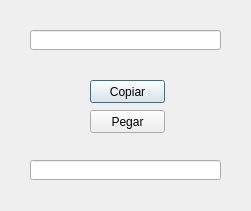
<?xml version="1.0" encoding="UTF-8"?>
<ui version="4.0">
 <class>frmCopiarPegar</class>
 <widget class="QDialog" name="frmCopiarPegar">
  <property name="geometry">
   <rect>
    <x>0</x>
    <y>0</y>
    <width>251</width>
    <height>211</height>
   </rect>
  </property>
  <property name="windowTitle">
   <string>Copiar y Pegar Texto</string>
  </property>
  <widget class="QLineEdit" name="txtTexto1">
   <property name="geometry">
    <rect>
     <x>30</x>
     <y>30</y>
     <width>191</width>
     <height>20</height>
    </rect>
   </property>
  </widget>
  <widget class="QLineEdit" name="txtTexto2">
   <property name="geometry">
    <rect>
     <x>30</x>
     <y>160</y>
     <width>191</width>
     <height>20</height>
    </rect>
   </property>
  </widget>
  <widget class="QPushButton" name="btnCopiar">
   <property name="geometry">
    <rect>
     <x>90</x>
     <y>80</y>
     <width>75</width>
     <height>23</height>
    </rect>
   </property>
   <property name="text">
    <string>Copiar</string>
   </property>
  </widget>
  <widget class="QPushButton" name="btnPegar">
   <property name="geometry">
    <rect>
     <x>90</x>
     <y>110</y>
     <width>75</width>
     <height>23</height>
    </rect>
   </property>
   <property name="text">
    <string>Pegar</string>
   </property>
  </widget>
 </widget>
 <resources/>
 <connections>
  <connection>
   <sender>btnCopiar</sender>
   <signal>pressed()</signal>
   <receiver>txtTexto1</receiver>
   <slot>selectAll()</slot>
   <hints>
    <hint type="sourcelabel">
     <x>96</x>
     <y>90</y>
    </hint>
    <hint type="destinationlabel">
     <x>50</x>
     <y>46</y>
    </hint>
   </hints>
  </connection>
  <connection>
   <sender>btnCopiar</sender>
   <signal>released()</signal>
   <receiver>txtTexto1</receiver>
   <slot>copy()</slot>
   <hints>
    <hint type="sourcelabel">
     <x>150</x>
     <y>82</y>
    </hint>
    <hint type="destinationlabel">
     <x>208</x>
     <y>49</y>
    </hint>
   </hints>
  </connection>
  <connection>
   <sender>btnPegar</sender>
   <signal>released()</signal>
   <receiver>txtTexto2</receiver>
   <slot>clear()</slot>
   <hints>
    <hint type="sourcelabel">
     <x>102</x>
     <y>127</y>
    </hint>
    <hint type="destinationlabel">
     <x>55</x>
     <y>161</y>
    </hint>
   </hints>
  </connection>
  <connection>
   <sender>btnPegar</sender>
   <signal>released()</signal>
   <receiver>txtTexto2</receiver>
   <slot>paste()</slot>
   <hints>
    <hint type="sourcelabel">
     <x>163</x>
     <y>118</y>
    </hint>
    <hint type="destinationlabel">
     <x>196</x>
     <y>161</y>
    </hint>
   </hints>
  </connection>
 </connections>
</ui>
